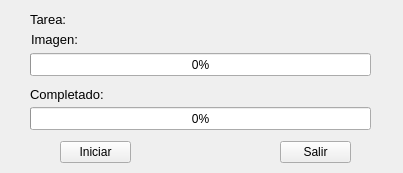
<?xml version="1.0" encoding="UTF-8"?>
<ui version="4.0">
 <class>MainWindow</class>
 <widget class="QMainWindow" name="MainWindow">
  <property name="geometry">
   <rect>
    <x>0</x>
    <y>0</y>
    <width>403</width>
    <height>173</height>
   </rect>
  </property>
  <property name="windowTitle">
   <string>btvgencatalog</string>
  </property>
  <widget class="QWidget" name="centralwidget">
   <widget class="QPushButton" name="mui_iniciar">
    <property name="geometry">
     <rect>
      <x>60</x>
      <y>141</y>
      <width>71</width>
      <height>22</height>
     </rect>
    </property>
    <property name="text">
     <string>Iniciar</string>
    </property>
   </widget>
   <widget class="QPushButton" name="mui_pushButton_salir">
    <property name="geometry">
     <rect>
      <x>280</x>
      <y>141</y>
      <width>71</width>
      <height>22</height>
     </rect>
    </property>
    <property name="text">
     <string>Salir</string>
    </property>
   </widget>
   <widget class="QProgressBar" name="mui_progressBar">
    <property name="geometry">
     <rect>
      <x>30</x>
      <y>53</y>
      <width>341</width>
      <height>23</height>
     </rect>
    </property>
    <property name="value">
     <number>0</number>
    </property>
   </widget>
   <widget class="QProgressBar" name="mui_progressBar_2">
    <property name="geometry">
     <rect>
      <x>30</x>
      <y>107</y>
      <width>341</width>
      <height>23</height>
     </rect>
    </property>
    <property name="value">
     <number>0</number>
    </property>
   </widget>
   <widget class="QLabel" name="label_tarea">
    <property name="geometry">
     <rect>
      <x>30</x>
      <y>12</y>
      <width>331</width>
      <height>16</height>
     </rect>
    </property>
    <property name="text">
     <string>&lt;!DOCTYPE HTML PUBLIC &quot;-//W3C//DTD HTML 4.0//EN&quot; &quot;http://www.w3.org/TR/REC-html40/strict.dtd&quot;&gt;
&lt;html&gt;&lt;head&gt;&lt;meta name=&quot;qrichtext&quot; content=&quot;1&quot; /&gt;&lt;style type=&quot;text/css&quot;&gt;
p, li { white-space: pre-wrap; }
&lt;/style&gt;&lt;/head&gt;&lt;body style=&quot; font-family:'Sans Serif'; font-size:9pt; font-weight:400; font-style:normal;&quot;&gt;
&lt;p style=&quot; margin-top:0px; margin-bottom:0px; margin-left:0px; margin-right:0px; -qt-block-indent:0; text-indent:0px;&quot;&gt;&lt;span style=&quot; font-size:10pt;&quot;&gt;Tarea:&lt;/span&gt;&lt;/p&gt;&lt;/body&gt;&lt;/html&gt;</string>
    </property>
   </widget>
   <widget class="QLabel" name="label_completado">
    <property name="geometry">
     <rect>
      <x>30</x>
      <y>87</y>
      <width>331</width>
      <height>16</height>
     </rect>
    </property>
    <property name="text">
     <string>&lt;!DOCTYPE HTML PUBLIC &quot;-//W3C//DTD HTML 4.0//EN&quot; &quot;http://www.w3.org/TR/REC-html40/strict.dtd&quot;&gt;
&lt;html&gt;&lt;head&gt;&lt;meta name=&quot;qrichtext&quot; content=&quot;1&quot; /&gt;&lt;style type=&quot;text/css&quot;&gt;
p, li { white-space: pre-wrap; }
&lt;/style&gt;&lt;/head&gt;&lt;body style=&quot; font-family:'Sans Serif'; font-size:9pt; font-weight:400; font-style:normal;&quot;&gt;
&lt;p style=&quot; margin-top:0px; margin-bottom:0px; margin-left:0px; margin-right:0px; -qt-block-indent:0; text-indent:0px;&quot;&gt;&lt;span style=&quot; font-size:10pt;&quot;&gt;Completado:&lt;/span&gt;&lt;/p&gt;&lt;/body&gt;&lt;/html&gt;</string>
    </property>
   </widget>
   <widget class="QLabel" name="label_imagen">
    <property name="geometry">
     <rect>
      <x>31</x>
      <y>32</y>
      <width>331</width>
      <height>16</height>
     </rect>
    </property>
    <property name="text">
     <string>&lt;!DOCTYPE HTML PUBLIC &quot;-//W3C//DTD HTML 4.0//EN&quot; &quot;http://www.w3.org/TR/REC-html40/strict.dtd&quot;&gt;
&lt;html&gt;&lt;head&gt;&lt;meta name=&quot;qrichtext&quot; content=&quot;1&quot; /&gt;&lt;style type=&quot;text/css&quot;&gt;
p, li { white-space: pre-wrap; }
&lt;/style&gt;&lt;/head&gt;&lt;body style=&quot; font-family:'Sans Serif'; font-size:9pt; font-weight:400; font-style:normal;&quot;&gt;
&lt;p style=&quot; margin-top:0px; margin-bottom:0px; margin-left:0px; margin-right:0px; -qt-block-indent:0; text-indent:0px;&quot;&gt;&lt;span style=&quot; font-size:10pt;&quot;&gt;Imagen:&lt;/span&gt;&lt;/p&gt;&lt;/body&gt;&lt;/html&gt;</string>
    </property>
   </widget>
  </widget>
 </widget>
 <resources/>
 <connections>
  <connection>
   <sender>mui_pushButton_salir</sender>
   <signal>clicked()</signal>
   <receiver>MainWindow</receiver>
   <slot>close()</slot>
   <hints>
    <hint type="sourcelabel">
     <x>315</x>
     <y>219</y>
    </hint>
    <hint type="destinationlabel">
     <x>201</x>
     <y>126</y>
    </hint>
   </hints>
  </connection>
 </connections>
</ui>
